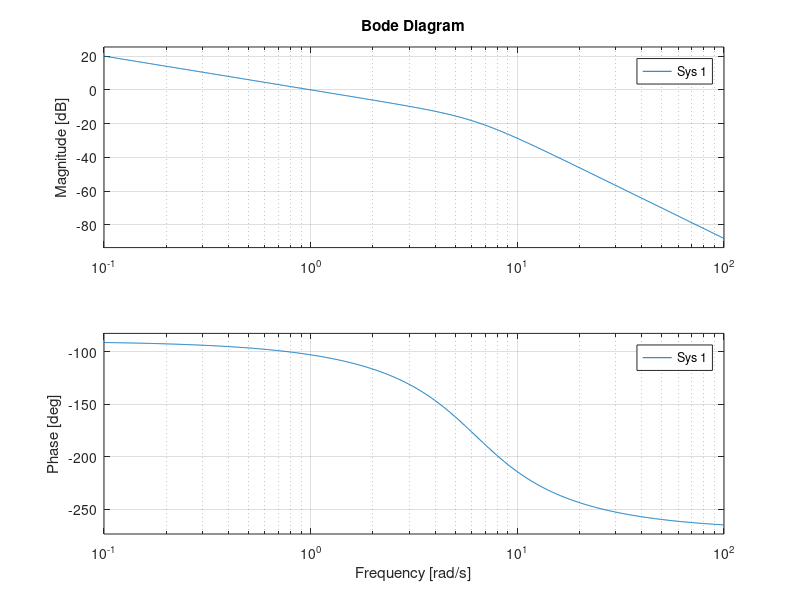
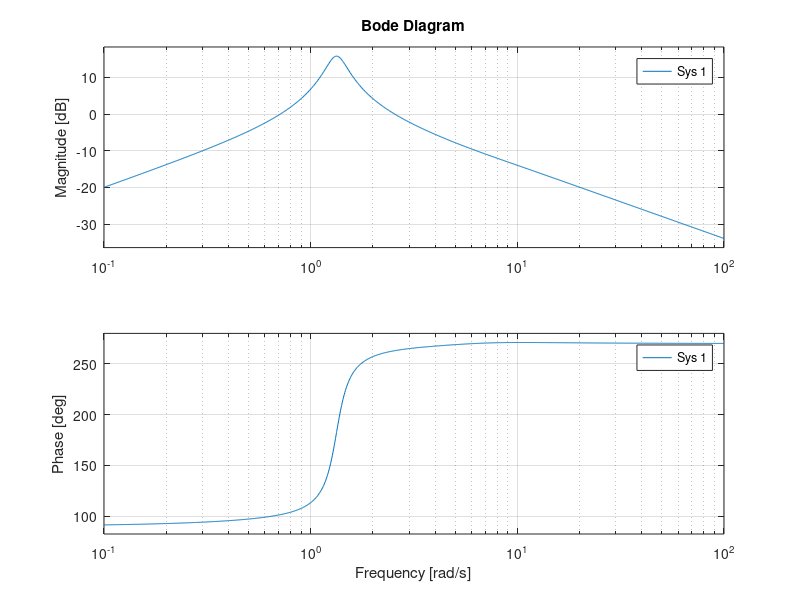

These charts were generated, in order, by the following MATLAB code:
%Dieses Sktipt initialisiert einen Zustandsvariablenfilter zur Ableitung
%der Ticks die durch die raddrehzahlsensoren geliefert werden.
%Diese entsprechen der gefahrenen Stecke un m�ssen durch differentiation in
%eine Geschwindigkeit umgerechnet werden.
%Da die erste ableitung ben�tigt wird muss der zvf 2 eintr�ge enthalten,
%also auch die zweite ableitung berechnen. n = 2!!!
%der zvf liegt in
%regelungsnormalform vor:
n=2;
tau = 3.215/5;
tau2=0.308;
tasten = 0.1;%es wird mit einer Abtastzeit von tasten abgetastet
w=(2*pi/tasten)/10;%Grenzfrequenz des Tiefpasses, diese sollte um einiges kleiner sein als die abtastfrequenz
b = [0; 1];
%cT = [0 40];
pr=1.3;%5%0.45*25;%p anteil des reglers
ir=1.7;%1.1%0.5422*25/2.3;%i anteil des reglers
dr=-0.5;%nur ein test
u = 7;%getriebe�bersetzug
%d=10
Ur = pi*0.056%Umfang der Reifen bei 5cm durchmesser
nt = 9;%Anzahl der Ticks pro Umfang
%bestimmung der Filter�bertragungsfunktion
v=2%geschwindigkeit in m/s
f = 1;
for k = 1:n
    s = exp(1i*pi*(2*k-1+n)/(2*n));
    f=conv(f,[1,-s]);%das berechnen den normierten vektor f
end
for i = 0:n-1
    f(i+1) = w^(n-i)*real(f(i+1));%hier wird f auf die passenden kreisfrequenz angepasst:
    %diese muss glaube ich der Abtastrate entprechen
end
A = [0, 1;-f(1), -f(2)];
cT=[f(1), 0]%ct muss kompensieren, damit der ZVF eine gesamst Verst�rkung von 1 hat!!!
s=tf('s');
Gf = tf(ss(A,b,cT,0))

Gs = 1/(tau*s+1);
Gi = 1/s;
figure(1)
bode(Gf*Gi)
pole_filter = pole(Gf)

Gr = pr+ir/s;

pole_system = pole( (Gr*Gs) / (1+Gr*Gs*Gf*Gi) )
% for ir=0.01:0.05:10
%     for pr = 0.01:0.05:10
%         Gr = pr+ir/s;
%         pole_system = pole( (Gr*Gs) / (1+Gr*Gs*Gf*Gi) )
%         if real(pole_system(:)) < 0
%            ir
%            pr
%            pr = 20
%            ir=20
%         end
%     end
% end

figure(2)
bode( (Gr*Gs) / (1+Gr*Gs*Gf*Gi) )
% bode(filter)
% data = timeseries(DATA012.AccX);
% data.time = DATA012.Time;
% sum = 0;
% for i = 1:100
%     sum = sum + data.DATA(i);
% end 
% sum = sum/100;
% %data.DATA = data.DATA - sum;
% sim = fix(data.time(end));
% 
% % 
% Am = [0 1; -0.5 -10];
% bm = [1;0];
% cTm = [1 0];
% e1 = [1 0];
% e2 = [0 1];
%  filterm = ss(Am,bm,cTm,0);
%  pole(filterm)

%data = timeseries([1,2,3,4,5,6,7,8,9,4,7,1,3,2,5,5,5,6,7,5,3,8,8,9,2,3,4,5,6,7,8]');
%sim = data.time(end)